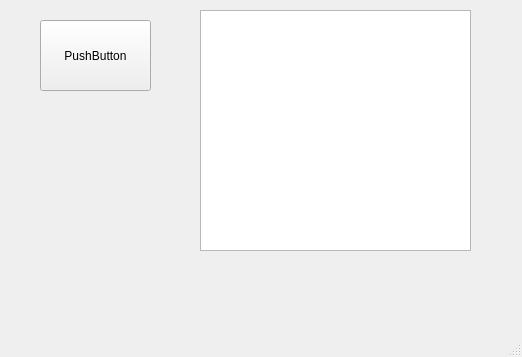
<?xml version="1.0" encoding="UTF-8"?>
<ui version="4.0">
 <class>MainWindow</class>
 <widget class="QMainWindow" name="MainWindow">
  <property name="geometry">
   <rect>
    <x>0</x>
    <y>0</y>
    <width>522</width>
    <height>357</height>
   </rect>
  </property>
  <property name="windowTitle">
   <string>MainWindow</string>
  </property>
  <widget class="QWidget" name="centralwidget">
   <widget class="QPushButton" name="pushButton">
    <property name="geometry">
     <rect>
      <x>40</x>
      <y>20</y>
      <width>111</width>
      <height>71</height>
     </rect>
    </property>
    <property name="text">
     <string>PushButton</string>
    </property>
   </widget>
   <widget class="QTextEdit" name="textEdit">
    <property name="geometry">
     <rect>
      <x>200</x>
      <y>10</y>
      <width>271</width>
      <height>241</height>
     </rect>
    </property>
   </widget>
  </widget>
  <widget class="QMenuBar" name="menubar">
   <property name="geometry">
    <rect>
     <x>0</x>
     <y>0</y>
     <width>522</width>
     <height>21</height>
    </rect>
   </property>
  </widget>
  <widget class="QStatusBar" name="statusbar"/>
 </widget>
 <resources/>
 <connections>
  <connection>
   <sender>pushButton</sender>
   <signal>clicked()</signal>
   <receiver>MainWindow</receiver>
   <slot>Button_clicked()</slot>
   <hints>
    <hint type="sourcelabel">
     <x>95</x>
     <y>76</y>
    </hint>
    <hint type="destinationlabel">
     <x>260</x>
     <y>178</y>
    </hint>
   </hints>
  </connection>
 </connections>
 <slots>
  <slot>Button_clicked()</slot>
 </slots>
</ui>
